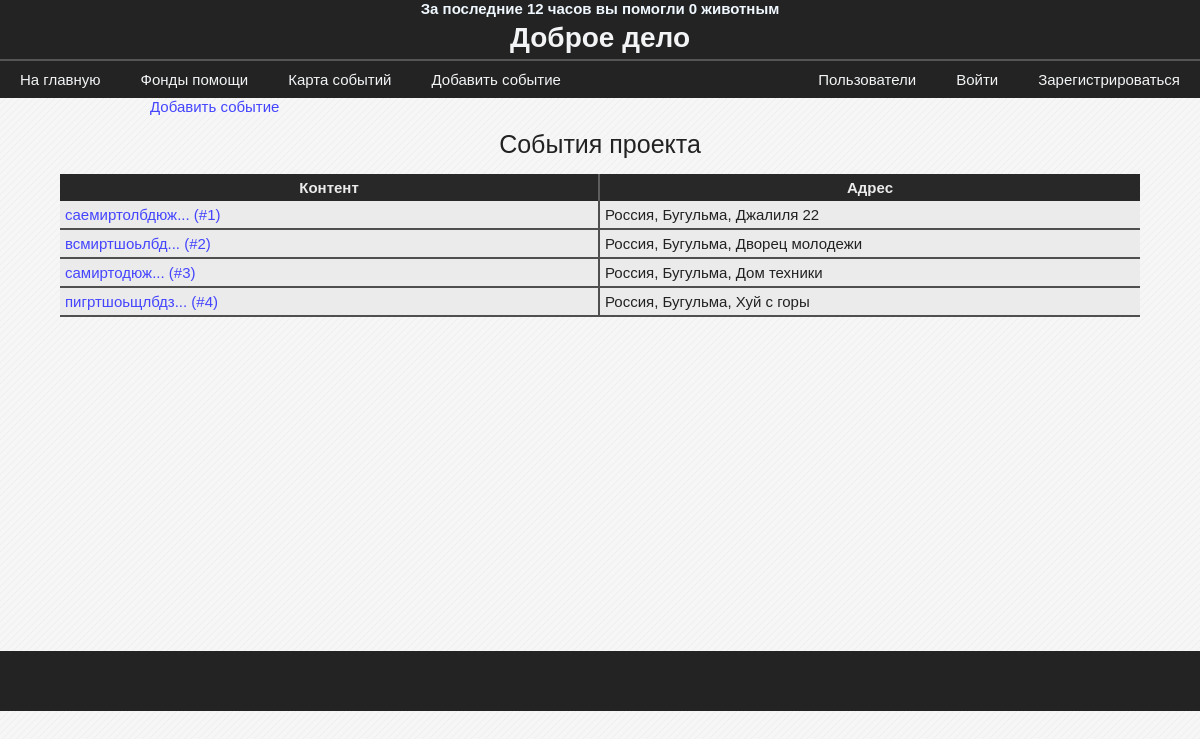
/events/, run on an earlier commit of the app's database.
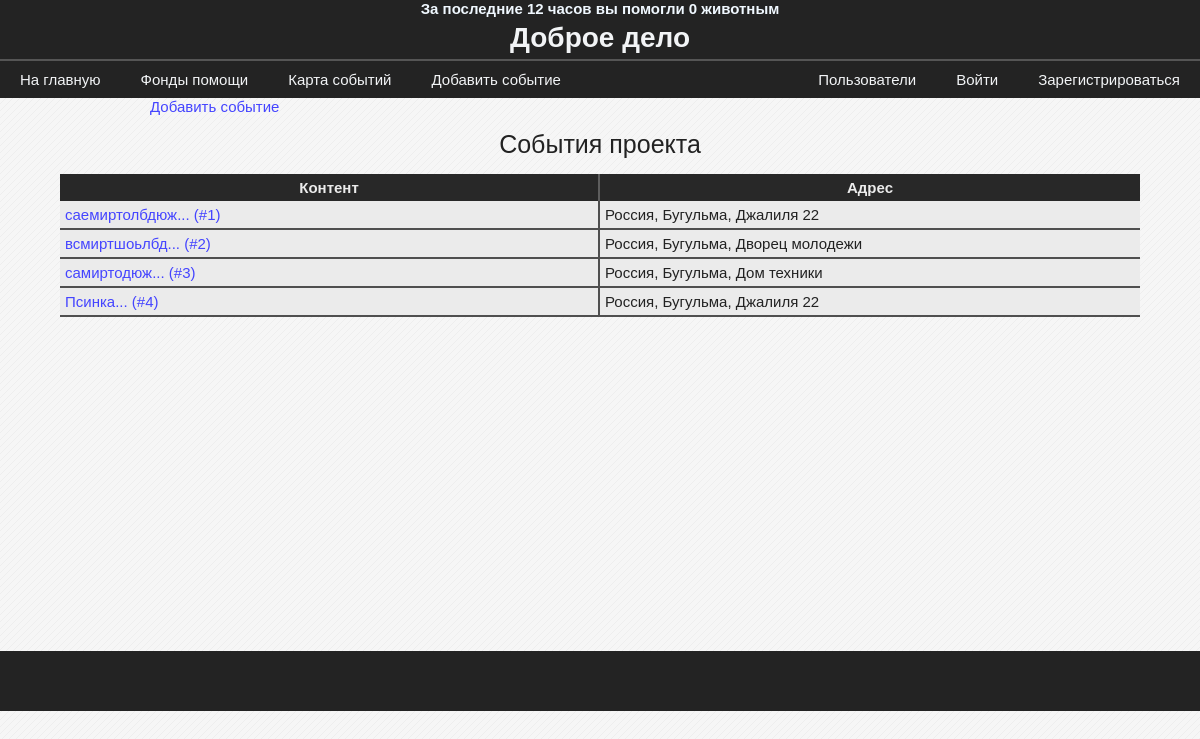
And on a later commit of the database.
### data/model_events.py (models this page shows)
class Event(SqlAlchemyBase, SerializerMixin):
    __tablename__ = 'events'
    id = sqlalchemy.Column(sqlalchemy.Integer,
                           primary_key=True, autoincrement=True)
    address = sqlalchemy.Column(sqlalchemy.String)
    content = sqlalchemy.Column(sqlalchemy.String)
    user_id = sqlalchemy.Column(sqlalchemy.Integer,
                                sqlalchemy.ForeignKey("users.id"))
    photo = sqlalchemy.orm.relation("File", uselist=False)
    map_photo = sqlalchemy.Column(sqlalchemy.String)

### blueprints/events.py (the view)
@blueprint.route('/events/', methods=['GET', 'POST'])
def events():
    session = db_session.create_session()
    events = session.query(Event).all()
    return render_template('events.html', events=events)

### data/db_session.py (called while the page is built)
def create_session() -> Session:
    global __factory
    return __factory()

### templates/events.html
{% extends "base.html" %}
{% block content %}
    <a href="/add_event" class='link' style="margin-left: 150px">Добавить событие</a>
    <table class="average-table">
        <caption>События проекта</caption>
        <thead>
            <th>Контент</th>
            <th>Адрес</th>
        </thead>
        <tbody>
            {% for event in events %}
                <tr>
                    <td><a href="/event/{{ event.id }}">{{ event.content[:15] + "..." }} (#{{ event.id }})</a></td>
                    <td>{{ event.address }}</td>
                </tr>
            {% endfor %}
        </tbody>
    </table>
{% endblock %}

### templates/base.html (shortened to what this page needs)
<!DOCTYPE html>
<html lang="en">
<head>
    <link rel="stylesheet" href="/static/css/stylesheet.css">
</head>
<body>
    <header class="page-header">
        <h4 style="color:aliceblue; text-align: center">За последние 12 часов вы помогли {{ session.get('events_count', 0) }} животным</h4>
        <h1>Доброе дело</h1>
        <div class="flexbox flex_r_nowr flex_jcspacebetween_aicenter">
            <div class="flexbox">
                <a href="/">На главную</a>
                <a href="">Фонды помощи</a>
                <a href="/events">Карта событий</a>
                <a href="/add_event">Добавить событие</a>
            </div>
            <div class="flexbox">
                <a href="/users">Пользователи</a>
                {% if current_user.is_authenticated %}
                    <a href="/user/{{ current_user.id }}">Личный кабинет</a>
                {% else %}
                    <a href="/login">Войти</a>
                    <a href="/registration">Зарегистрироваться</a>
                {% endif %}
            </div>
        </div>
    </header>
    <main>
        <div>
            {% block content %}{% endblock %}
        </div>
    </main>
    <footer class="page-footer"></footer>
</body>
</html>

### static/css/stylesheet.css (style rules this page uses)
body { background-color: #f6f6f6; font-family: "Calibri", sans-serif; font-size: 15px; }
* { margin: 0; padding: 0; }
main { color: #222222; min-height: 553px; }
a { text-decoration: none; }
.page-header { background-color: #232323; }
.page-header a { color: #f2f4f6; padding: 10px 20px; text-decoration: none; }
.page-header h1 { padding: 5px 0; border-bottom: 2px solid #555; color: #f2f4f6; font-size: 28px; text-align: center; }
.page-footer { background-color: #232323; color: #f2f4f6; height: 40px; padding: 10px; text-align: center; }
.link { color: #44f; }
.flexbox { display: flex; }
.flex_r_nowr { flex-flow: row nowrap; }
.flex_jcspacebetween_aicenter { justify-content: space-between; align-items: flex-end; }
.average-table { border-spacing: 0; margin: auto; table-layout: fixed; width: 90%; }
.average-table a { color: #44f; }
.average-table caption { font-size: 25px; padding: 15px 0px; }
.average-table th { color:rgba(235, 235, 235); background-color: rgba(40, 40, 40, 1); border-right: 2px solid rgba(100, 100, 100, 0.9); padding: 5px 0px; margin-bottom: 5px; }
.average-table th:last-child { border-right: none; }
.average-table td { background-color: rgba(235, 235, 235); border-bottom: 2px solid rgba(40, 40, 40, 0.8); border-right: 2px solid rgba(40, 40, 40, 0.8); padding: 5px 5px; }
.average-table td:last-child { border-right: none; }

What changed in the data, as far as the page shows it:
changed Event id 4: content "пигртшоьщлбдз..." → "Псинка..."; address "Россия, Бугульма, Хуй с горы" → "Россия, Бугульма, Джалиля 22"
